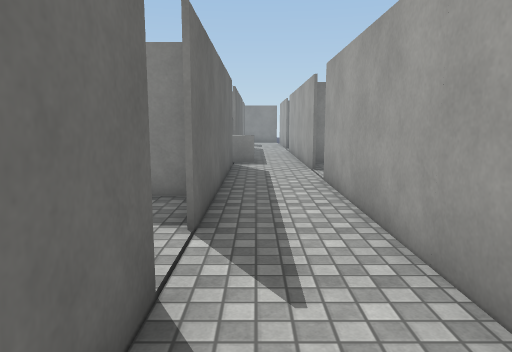
view 1 (above)

24 first-person views from a walk through a scene from a Unity 3-D project. The camera is 1.4 m above the floor, tilts 8° down and sees 70° across. Doors are open. The floor is counted in squares, 1 m on a side. Each view is taken from the middle of a square. On the plan, view 1 faces up. The plan holds only what a view shows up to about 16 squares ahead; the rest is blank. The place goes on beyond the plan. The player is left out. Surface patterns are stand-ins for the level's own textures.

view 2
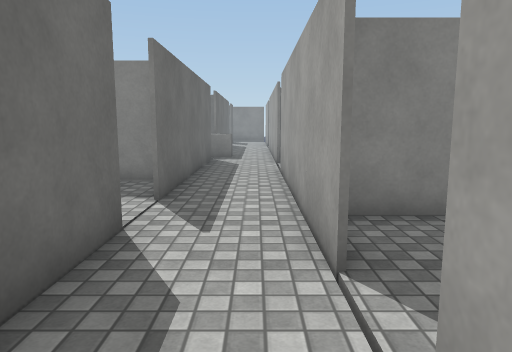

view 3
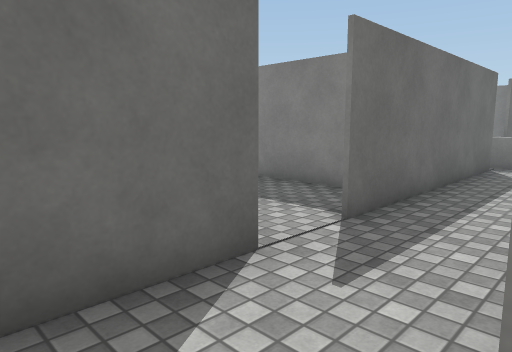

view 4
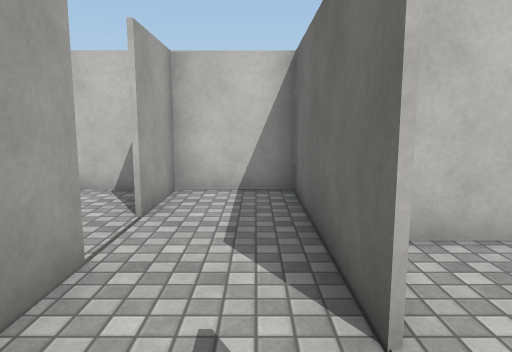

view 5
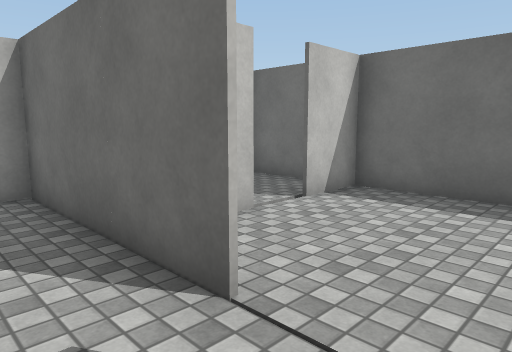

view 6
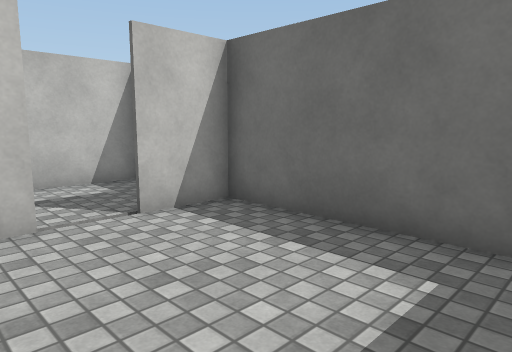

view 7
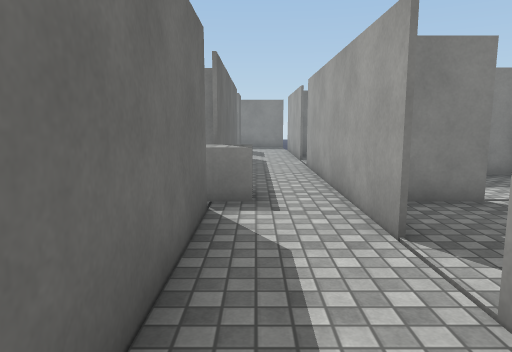

view 8
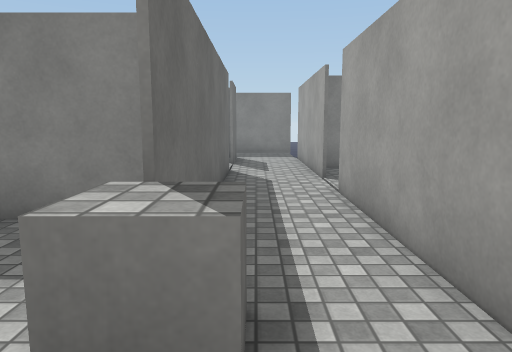

view 9
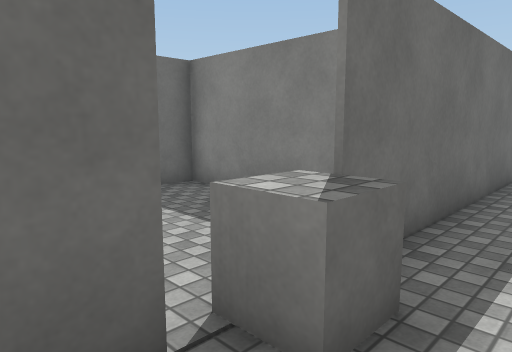

view 10
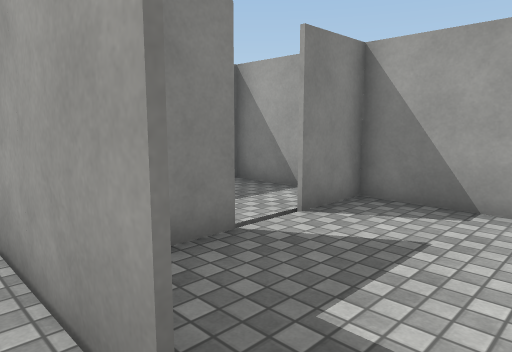

view 11
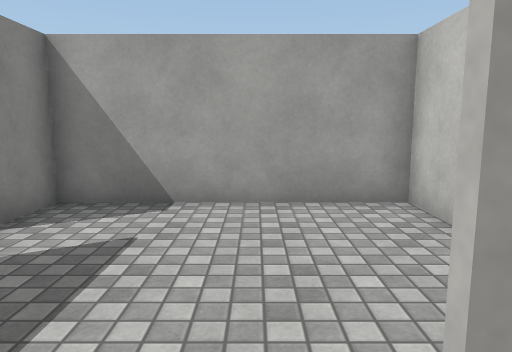

view 12
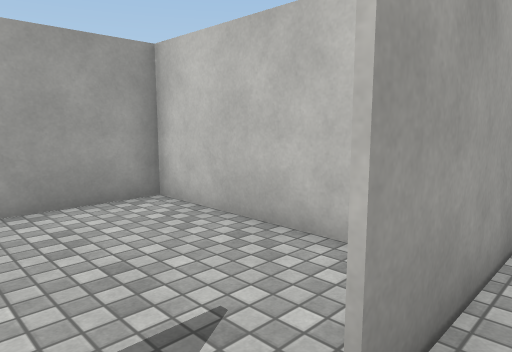

view 13
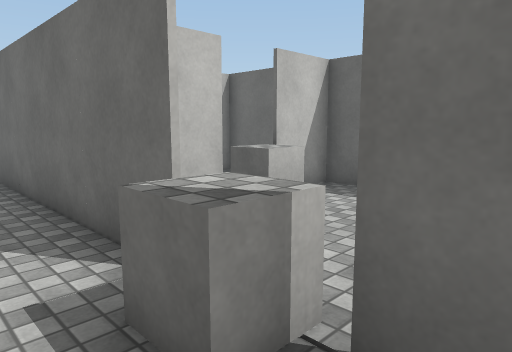

view 14
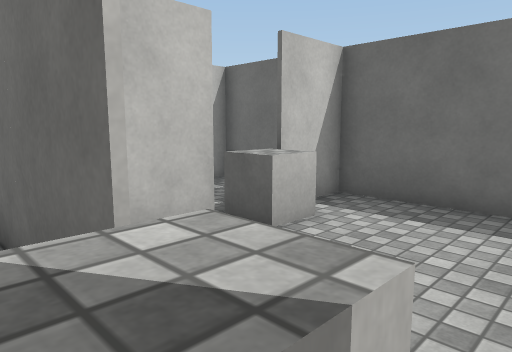

view 15
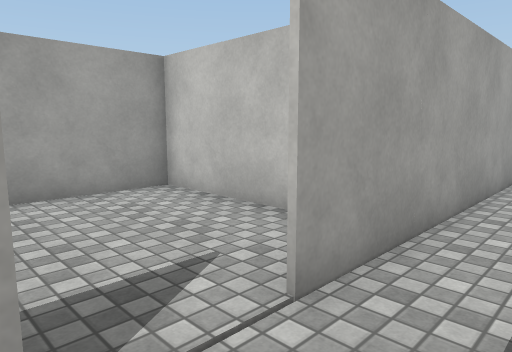

view 16
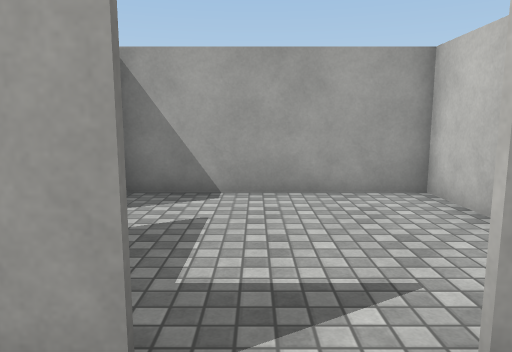

view 17
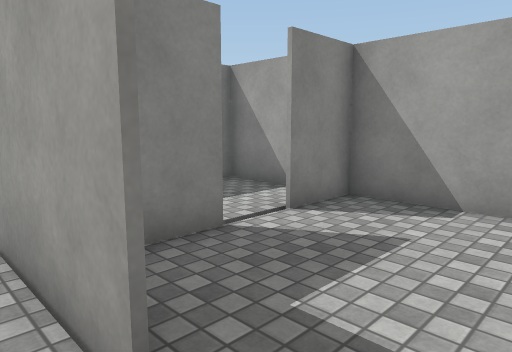

view 18
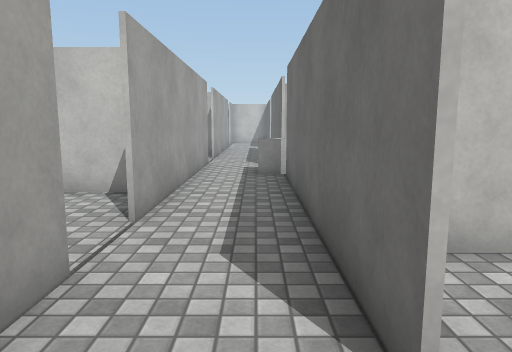

view 19
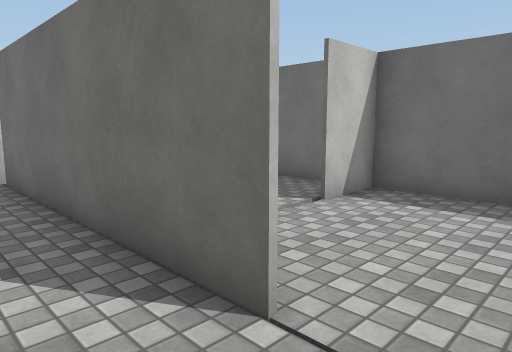

view 20
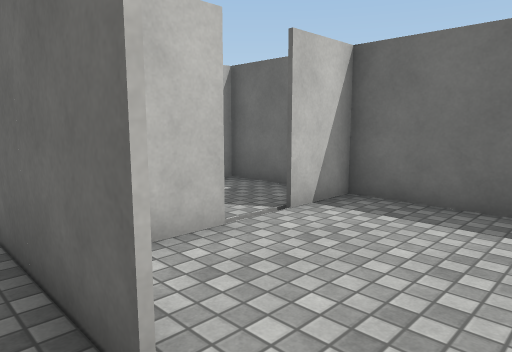

view 21
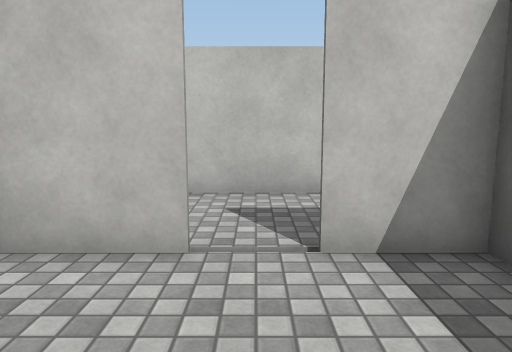

view 22
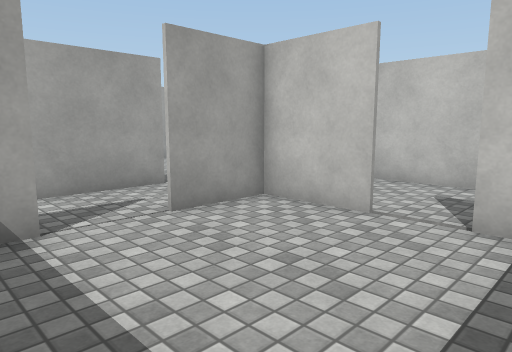

view 23
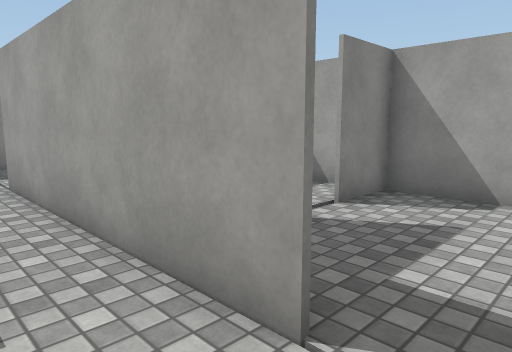

view 24
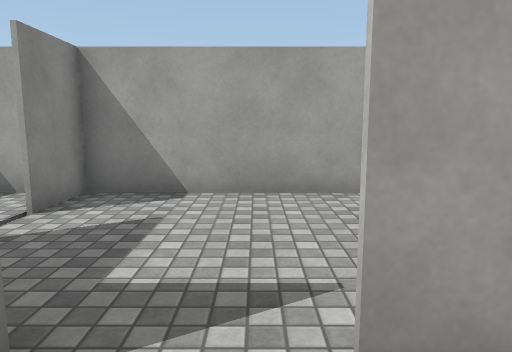

### Floor plan
Points are (right, up) in squares from view 1. A wall is a line through its corners. A room is listed if a view was taken in it or the views show most of it. See-through windows are left out.
Room 1 (views 1, 2, 3, 23, 24)
walls: (1.8, 1.2) (1.8, 2.4); (1.8, -3) (1.8, -0.5); (-0.8, 2.9) (-0.8, -3); (-1.1, -2.9) (1.9, -2.9)
ways out: opening at (0.5, 2) to room 2; opening at (2, 0.5) to room 9
Room 2 (views 4, 5, 7, 8, 9, 10, 11, 12)
walls: (1.8, 11.4) (1.8, 14.4); (-0.8, 13.1) (-0.8, 4.8); (1.8, 2.4) (1.8, 9.6)
low walls: (-0.1, 14.6) (-0.1, 13.6) (-1.1, 13.6)
ways out: opening at (0.5, 2) to room 1; opening at (-1, 3.5) to room 3; opening at (1, 14) to room 4; opening at (2, 10.5) to room 7; gap at (-1, 13) to room 10
Room 3 (views 6, 22)
walls: (-6.6, 5.4) (-6.6, 0.7) (-4.6, 0.7); (-0.9, 4.8) (-0.9, 5.2); (-3.4, 0.7) (-0.9, 0.7) (-0.9, 2.9); (-1.2, 7.1) (-5, 7.1)
ways out: opening at (-1, 3.5) to room 2; opening at (-4, 1) to room 11
Room 4 (views 13, 14, 15, 16, 17)
walls: (1.8, 21.6) (1.8, 23.6); (1.8, 14.4) (1.8, 19.9); (-0.8, 23.4) (-0.8, 14.9)
low walls: (-1.1, 14.6) (-0.1, 14.6)
ways out: opening at (1, 14) to room 2; opening at (0.5, 22.5) to room 5; opening at (2, 20.5) to room 8; gap at (-1, 15) to room 10
Room 5 (views 18, 19, 20)
walls: (1.8, 23.6) (1.8, 25.5)
ways out: opening at (0.5, 22.5) to room 4; opening at (-1, 24.5) to room 6
Room 6 (view 21)
walls: (-6.6, 24) (-6.6, 21.1) (-4.6, 21.1); (-3.4, 21.1) (-0.8, 21.1)
ways out: opening at (-1, 24.5) to room 5; opening at (-4, 21) to room 12
Room 7 (no view inside)
walls: (4.2, 13.6) (2, 13.6); (3.1, 7.2) (7.5, 7.2) (7.5, 13.6) (5.6, 13.6)
ways out: opening at (2, 10.5) to room 2; opening at (5, 14)
Room 8 (no view inside)
walls: (4.2, 23.8) (2.2, 23.8); (2.6, 17.4) (7.5, 17.4) (7.5, 23.8) (5.6, 23.8)
ways out: opening at (2, 20.5) to room 4; opening at (5, 24)
Room 9 (no view inside)
walls: (4, 3.5) (2.4, 3.5); (7.5, 3.5) (5.6, 3.5); (7.5, -2.2) (7.5, 4); (1.9, -2.9) (3.9, -2.9)
ways out: opening at (2, 0.5) to room 1; opening at (5, 4)
Room 10 (no view inside)
walls: (-3.6, 11.7) (-3.6, 10.6); (-6.6, 14) (-6.6, 10.9) (-4.6, 10.9); (-3.4, 10.9) (-1.1, 10.9); (-1.1, 17.3) (-6.6, 17.3)
low walls: (-4.6, 11.7) (-3.6, 11.7)
ways out: gap at (-1, 13) to room 2; gap at (-1, 15) to room 4
Room 11 (no view inside)
walls: (-6.6, -0.8) (-6.6, -2.6); (-6.5, -2.9) (-1.1, -2.9)
ways out: opening at (-4, 1) to room 3
Room 12 (no view inside)
walls: (-6.6, 21.1) (-6.6, 17.4) (-2.5, 17.4)
ways out: opening at (-4, 21) to room 6

Positions as (right, up) in squares from view 1, and headings:
1: (0, 0), facing up
2: (1, -2), facing up
3: (2, 0), facing up-left
4: (0, 5), facing down
5: (1, 5), facing down-left
6: (-2, 6), facing down-left
7: (0, 7), facing up
8: (0, 12), facing up
9: (1, 12), facing up-left
10: (1, 10), facing up-right
11: (1, 10), facing right
12: (1, 11), facing down-right
13: (1, 16), facing down-left
14: (0, 15), facing down-left
15: (0, 22), facing down-right
16: (0, 21), facing right
17: (1, 20), facing up-right
18: (0, 25), facing down
19: (1, 25), facing down-left
20: (0, 25), facing down-left
21: (-4, 25), facing down
22: (-6, 6), facing down-right
23: (0, 0), facing up-right
24: (0, 0), facing right
